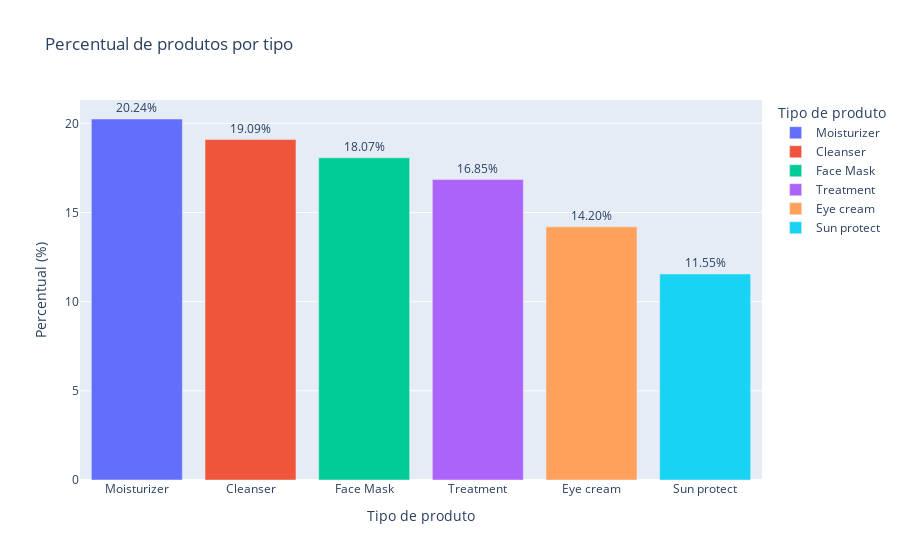

The code cell stored with this chart in its notebook:
### Code cell
tipo_percentual = df.value_counts("Tipo", normalize=True) * 100
tipo_percentual = tipo_percentual.reset_index()
tipo_percentual.columns = ["Tipo", "Percentual"]

fig = px.bar(
    tipo_percentual,
    x="Tipo",
    y="Percentual",
    color="Tipo",
    title="Percentual de produtos por tipo",
    labels={"Tipo": "Tipo de produto", "Percentual": "Percentual (%)"},
)
fig.update_traces(texttemplate="%{y:.2f}%", textposition="outside")

### Figure 1 — Plotly figure (JSON) as saved in the notebook; plotly's stock layout.template omitted (floating-point values rounded to 4 significant figures)
{"data": [{"alignmentgroup": "True", "hovertemplate": "Tipo de produto=%{x}<br>Percentual (%)=%{y}<extra></extra>", "legendgroup": "Moisturizer", "marker": {"color": "#636efa", "pattern": {"shape": ""}}, "name": "Moisturizer", "offsetgroup": "Moisturizer", "orientation": "v", "showlegend": true, "textposition": "outside", "texttemplate": "%{y:.2f}%", "type": "bar", "x": ["Moisturizer"], "xaxis": "x", "y": [20.24], "yaxis": "y"}, {"alignmentgroup": "True", "hovertemplate": "Tipo de produto=%{x}<br>Percentual (%)=%{y}<extra></extra>", "legendgroup": "Cleanser", "marker": {"color": "#EF553B", "pattern": {"shape": ""}}, "name": "Cleanser", "offsetgroup": "Cleanser", "orientation": "v", "showlegend": true, "textposition": "outside", "texttemplate": "%{y:.2f}%", "type": "bar", "x": ["Cleanser"], "xaxis": "x", "y": [19.09], "yaxis": "y"}, {"alignmentgroup": "True", "hovertemplate": "Tipo de produto=%{x}<br>Percentual (%)=%{y}<extra></extra>", "legendgroup": "Face Mask", "marker": {"color": "#00cc96", "pattern": {"shape": ""}}, "name": "Face Mask", "offsetgroup": "Face Mask", "orientation": "v", "showlegend": true, "textposition": "outside", "texttemplate": "%{y:.2f}%", "type": "bar", "x": ["Face Mask"], "xaxis": "x", "y": [18.07], "yaxis": "y"}, {"alignmentgroup": "True", "hovertemplate": "Tipo de produto=%{x}<br>Percentual (%)=%{y}<extra></extra>", "legendgroup": "Treatment", "marker": {"color": "#ab63fa", "pattern": {"shape": ""}}, "name": "Treatment", "offsetgroup": "Treatment", "orientation": "v", "showlegend": true, "textposition": "outside", "texttemplate": "%{y:.2f}%", "type": "bar", "x": ["Treatment"], "xaxis": "x", "y": [16.85], "yaxis": "y"}, {"alignmentgroup": "True", "hovertemplate": "Tipo de produto=%{x}<br>Percentual (%)=%{y}<extra></extra>", "legendgroup": "Eye cream", "marker": {"color": "#FFA15A", "pattern": {"shape": ""}}, "name": "Eye cream", "offsetgroup": "Eye cream", "orientation": "v", "showlegend": true, "textposition": "outside", "texttemplate": "%{y:.2f}%", "type": "bar", "x": ["Eye cream"], "xaxis": "x", "y": [14.2], "yaxis": "y"}, {"alignmentgroup": "True", "hovertemplate": "Tipo de produto=%{x}<br>Percentual (%)=%{y}<extra></extra>", "legendgroup": "Sun protect", "marker": {"color": "#19d3f3", "pattern": {"shape": ""}}, "name": "Sun protect", "offsetgroup": "Sun protect", "orientation": "v", "showlegend": true, "textposition": "outside", "texttemplate": "%{y:.2f}%", "type": "bar", "x": ["Sun protect"], "xaxis": "x", "y": [11.55], "yaxis": "y"}], "layout": {"barmode": "relative", "legend": {"title": {"text": "Tipo de produto"}, "tracegroupgap": 0}, "title": {"text": "Percentual de produtos por tipo"}, "xaxis": {"anchor": "y", "categoryarray": ["Moisturizer", "Cleanser", "Face Mask", "Treatment", "Eye cream", "Sun protect"], "categoryorder": "array", "domain": [0, 1], "title": {"text": "Tipo de produto"}}, "yaxis": {"anchor": "x", "domain": [0, 1], "title": {"text": "Percentual (%)"}}}}
